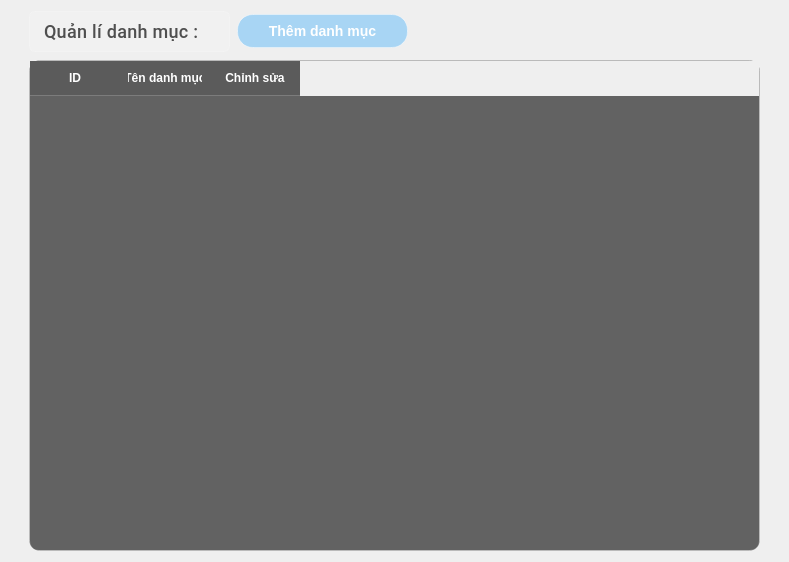
               <widget class="QWidget" name="page_3">
                <layout class="QGridLayout" name="gridLayout_67">
                 <item row="0" column="0">
                  <layout class="QGridLayout" name="gridLayout_68">
                   <property name="leftMargin">
                    <number>18</number>
                   </property>
                   <property name="rightMargin">
                    <number>18</number>
                   </property>
                   <property name="horizontalSpacing">
                    <number>2</number>
                   </property>
                   <property name="verticalSpacing">
                    <number>8</number>
                   </property>
                   <item row="0" column="0">
                    <layout class="QHBoxLayout" name="horizontalLayout_36">
                     <property name="spacing">
                      <number>7</number>
                     </property>
                     <item>
                      <layout class="QHBoxLayout" name="horizontalLayout_37">
                       <item>
                        <widget class="QLabel" name="label_71">
                         <property name="minimumSize">
                          <size>
                           <width>201</width>
                           <height>41</height>
                          </size>
                         </property>
                         <property name="font">
                          <font>
                           <family>Segoe UI,Roboto,sans-serif</family>
                           <pointsize>-1</pointsize>
                           <weight>62</weight>
                           <bold>true</bold>
                          </font>
                         </property>
                         <property name="styleSheet">
                          <string notr="true">QLabel {
    color: rgba(50, 50, 50, 0.85); /* Màu chữ đậm nhưng hơi trong suốt */
    font-family: &quot;Segoe UI&quot;, &quot;Roboto&quot;, sans-serif; /* Font hiện đại */
    font-weight: 500; /* Độ đậm vừa phải */
    font-size: 18px; /* Kích thước phù hợp */
    padding: 10px;
    letter-spacing: 0.3px; /* Tăng khoảng cách chữ nhẹ */
    
    text-align: center;
    background-color: rgba(255, 255, 255, 0.1); /* Nền trắng trong suốt */
    border-radius: 6px; /* Bo góc */
    backdrop-filter: blur(5px); /* Hiệu ứng blur đặc trưng của glassmorphism */
    box-shadow: 0 2px 8px rgba(0, 0, 0, 0.07); /* Đổ bóng tinh tế */
    border: 1px solid rgba(255, 255, 255, 0.18); /* Viền trắng trong suốt */
}
</string>
                         </property>
                         <property name="text">
                          <string>Quản lí danh mục :</string>
                         </property>
                        </widget>
                       </item>
                       <item>
                        <widget class="QPushButton" name="add_category_btn_2">
                         <property name="minimumSize">
                          <size>
                           <width>171</width>
                           <height>28</height>
                          </size>
                         </property>
                         <property name="styleSheet">
                          <string notr="true">QPushButton {
    background-color: rgba(0, 150, 255, 0.3); /* Nền xanh trong suốt */
    color: white;
    font-weight: bold;
    font-size: 14px;
    border-radius: 16px;
    padding: 8px 16px;
    
    /* Viền sáng */
    border: 1.5px solid rgba(255, 255, 255, 0.4);
    
    /* Đổ bóng - QSS hỗ trợ giới hạn */
    border-style: outset;
    border-width: 1px;
    
    /* Gradient xanh */
}

QPushButton:hover {
    background-color: rgba(30, 170, 255, 0.5); /* Xanh sáng hơn khi hover */
    border: 1.5px solid rgba(255, 255, 255, 0.6);
}

QPushButton:pressed {
    background-color: rgba(0, 120, 200, 0.4);
    border: 1.5px solid rgba(255, 255, 255, 0.3);
    padding-top: 9px; /* Tạo hiệu ứng nhấn xuống */
    padding-left: 17px;
}
</string>
                         </property>
                         <property name="text">
                          <string>Thêm danh mục</string>
                         </property>
                        </widget>
                       </item>
                      </layout>
                     </item>
                     <item>
                      <spacer name="horizontalSpacer_25">
                       <property name="orientation">
                        <enum>Qt::Horizontal</enum>
                       </property>
                       <property name="sizeHint" stdset="0">
                        <size>
                         <width>40</width>
                         <height>20</height>
                        </size>
                       </property>
                      </spacer>
                     </item>
                    </layout>
                   </item>
                   <item row="1" column="0">
                    <widget class="QTableWidget" name="table_danhmuc_2">
                     <property name="minimumSize">
                      <size>
                       <width>731</width>
                       <height>491</height>
                      </size>
                     </property>
                     <property name="styleSheet">
                      <string notr="true">/* Tổng thể bảng với phong cách Glassmorphism */
QTableWidget {
    background-color:  rgba(40, 40, 40, 180); /* Nền đen mờ, tăng độ trong suốt */
    border: 1px solid rgba(255, 255, 255, 0.2); /* Viền trắng mờ nhẹ */
    border-radius: 10px; /* Bo góc mềm mại */
    color: #ffffff; /* Chữ trắng để nổi bật */
    font-family: &quot;Arial&quot;, sans-serif;
    font-size: 14px;
	gridline-color: transparent;
}

/* Tiêu đề cột (header) */
QHeaderView::section {
    background-color: rgba(30, 30, 30, 180);
 /* Nền header đen mờ hơn một chút */
    color: #ffffff;
    padding: 8px;
    border: none;
    border-bottom: 1px solid rgba(255, 255, 255, 0.2);
    font-weight: bold;
}

/* Hiệu ứng hover cho tiêu đề */
QHeaderView::section:hover {
    background-color: rgba(0, 0, 0, 0.6); /* Sáng nhẹ khi hover */
    transition: background-color 0.3s ease; /* Hiệu ứng chuyển màu mượt */
}

/* Các ô trong bảng */
QTableWidget::item {
    padding: 8px;
    border: none;
    background-color: transparent;
}

/* Hiệu ứng khi chọn ô */
QTableWidget::item:selected {
    background-color: rgba(66, 165, 245, 0.4); /* Màu xanh dương mờ khi chọn */
    color: #ffffff;
}

/* Hiệu ứng hover cho ô */
QTableWidget::item:hover {
    background-color: rgba(255, 255, 255, 0.1); /* Sáng nhẹ khi rê chuột */
    transition: background-color 0.3s ease; /* Chuyển màu mượt mà */
}

/* Thanh cuộn dọc */
QScrollBar:vertical {
    background: rgba(0, 0, 0, 0.3); /* Nền đen mờ hơn */
    width: 10px;
    margin: 0px;
    border-radius: 5px;
}

QScrollBar::handle:vertical {
    background: linear-gradient(to bottom, rgba(66, 165, 245, 0.6), rgba(30, 136, 229, 0.6)); /* Gradient xanh dương mờ */
    border-radius: 5px;
}

QScrollBar::handle:vertical:hover {
    background: linear-gradient(to bottom, rgba(100, 181, 246, 0.7), rgba(66, 165, 245, 0.7)); /* Sáng hơn khi hover */
    transition: background 0.3s ease;
}

QScrollBar::add-line:vertical,
QScrollBar::sub-line:vertical {
    background: none;
}

QScrollBar::add-page:vertical,
QScrollBar::sub-page:vertical {
    background: none;
}

/* Thanh cuộn ngang */
QScrollBar:horizontal {
    background: rgba(0, 0, 0, 0.3); /* Nền đen mờ hơn */
    height: 10px;
    margin: 0px;
    border-radius: 5px;
}

QScrollBar::handle:horizontal {
    background: linear-gradient(to right, rgba(66, 165, 245, 0.6), rgba(30, 136, 229, 0.6)); /* Gradient xanh dương mờ */
    border-radius: 5px;
}

QScrollBar::handle:horizontal:hover {
    background: linear-gradient(to right, rgba(100, 181, 246, 0.7), rgba(66, 165, 245, 0.7)); /* Sáng hơn khi hover */
    transition: background 0.3s ease;
}

QScrollBar::add-line:horizontal,
QScrollBar::sub-line:horizontal {
    background: none;
}

QScrollBar::add-page:horizontal,
QScrollBar::sub-page:horizontal {
    background: none;
}</string>
                     </property>
                     <property name="horizontalScrollMode">
                      <enum>QAbstractItemView::ScrollPerPixel</enum>
                     </property>
                     <attribute name="horizontalHeaderDefaultSectionSize">
                      <number>90</number>
                     </attribute>
                     <column>
                      <property name="text">
                       <string>ID</string>
                      </property>
                     </column>
                     <column>
                      <property name="text">
                       <string>Tên danh mục</string>
                      </property>
                     </column>
                     <column>
                      <property name="text">
                       <string>Chỉnh sửa</string>
                      </property>
                     </column>
                    </widget>
                   </item>
                  </layout>
                 </item>
                </layout>
               </widget>
